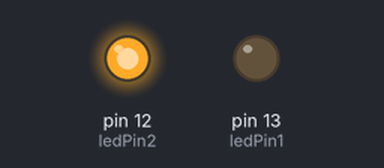
Bench run of a sketch on a simulated Arduino Uno, built with avr-gcc and run on an emulated ATmega328P. On the bench: output pins drawn as LEDs (lit = HIGH).

Above: at 0.05 s.
At 17.65 s:
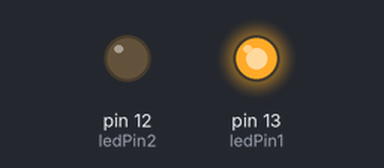
At 29.95 s:
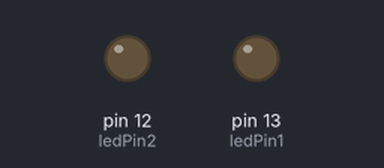
Timing chart, 0 to 37.2 s (numbered marks = the images above):
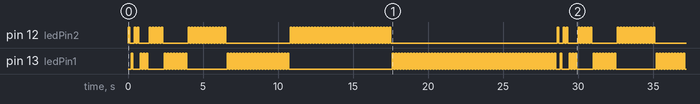

Measured:
- by itself, pin 12 (ledPin2), pin 13 (ledPin1): moves between LOW and HIGH, repeating every 28.6 s

The sketch:

IntroFibonacci.ino
```cpp
/////////////////////////////////////////////////////////
// code to blink two LED's using a mathematical expression
// to determine when they should light. Note that the
// Arduino code is closer to C++ than python.
/////////////////////////////////////////////////////////
int ledPin1=13;
int ledPin2=12;
int i=0; //loop counter

/////////////////////////////////////////////////////////
int fib_count=0; // number of blinks based on Fibonacci
int i_max=10; // maximum Fibonacci number before
 // starting over

/////////////////////////////////////////////////////////
void setup() {
 // put your setup code here, to run once:
 pinMode(ledPin1, OUTPUT);
 pinMode(ledPin2, OUTPUT);
 }

int fib(int x) {
 // calculates the Fibonacci sequence using recursion
 if (x==0)
    return 0;
 if (x==1)
   return 1;
   return fib(x-1) + fib(x-2);
 }

/////////////////////////////////////////////////////////
void loop() {
   // put your main code here, to run repeatedly:
   // blink the LED's with the number of blinks being
   // the Fibonacci sequence.
   fib_count=fib(i);
   if (i % 2 == 0 ) {
      // turn off one light
      digitalWrite(ledPin2,LOW);
      // now blink the second light fib_count times
      for (int n=0; n<fib_count; n++) {
         digitalWrite(ledPin1,HIGH);
         delay(100);
         digitalWrite(ledPin1,LOW);
         delay(100);
         }
      }
   else {
      // turn off the other light
      digitalWrite(ledPin1,LOW);
      // now blink the first light fib_count times
      for (int n=0; n<fib_count ; n++) {
         digitalWrite(ledPin2,HIGH);
         delay(100);
         digitalWrite(ledPin2,LOW);
         delay(100);
         }
      }
   // increment i
   i++;
   // limit our blinks to the first i_max Fibonacci numbers
   if (i>i_max) i=0;
   }

/////////////////////////////////////////////////////////
/////////////////////////////////////////////////////////
```
